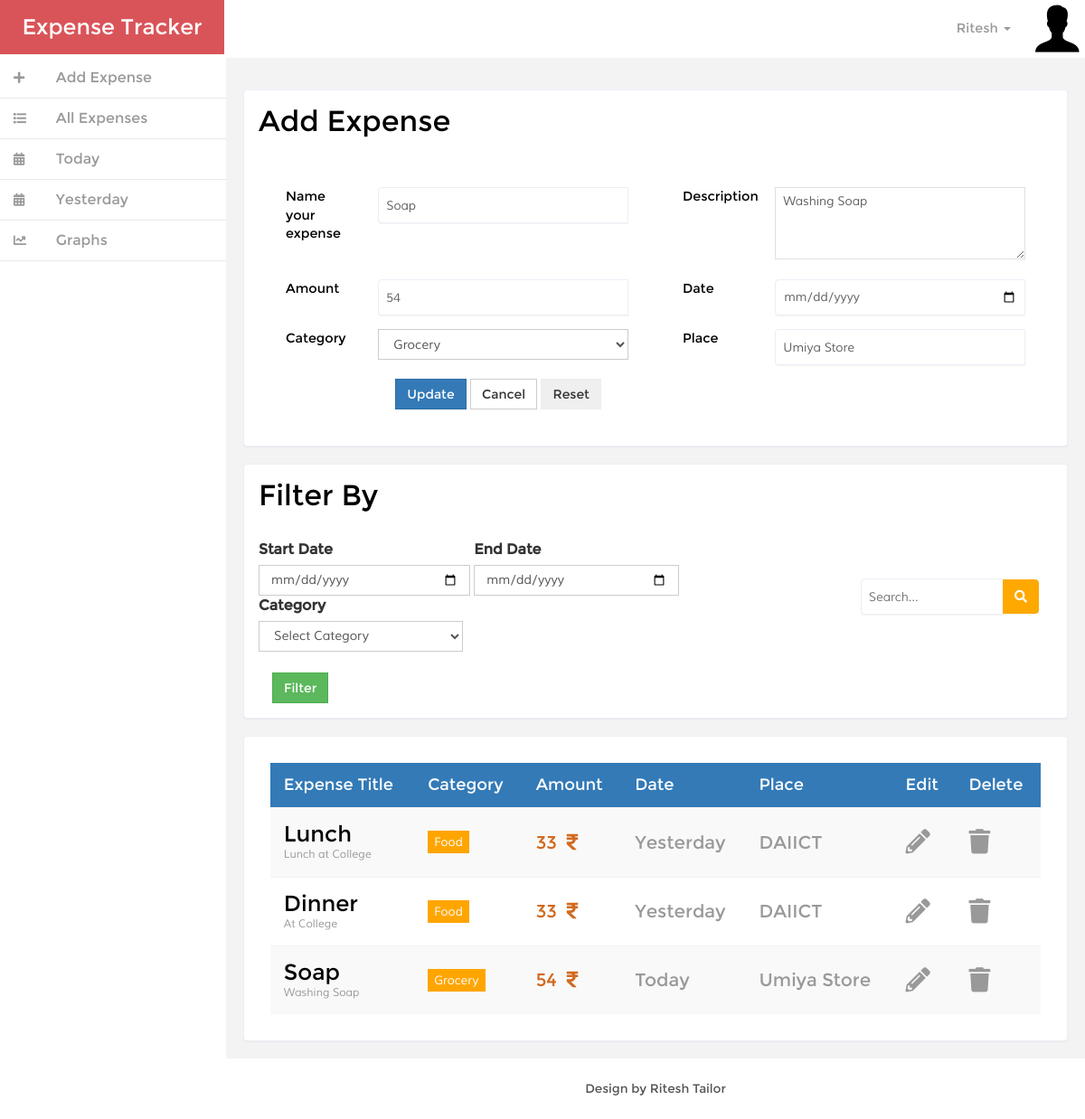
Screenshot of /ExpenseTracker/index.php?EditID=7 (signed in) with the database file from the repository.
### tables this page shows
CREATE TABLE `tblexpense` (
  `ExpenseID` int(11) NOT NULL,
  `Name` varchar(100) NOT NULL,
  `Description` text NOT NULL,
  `CategoryID` int(11) NOT NULL,
  `Amount` double NOT NULL,
  `Date` datetime NOT NULL,
  `Place` varchar(250) NOT NULL,
  `UserID` int(11) NOT NULL
);

CREATE TABLE `tblcategory` (
  `CategoryID` int(11) NOT NULL,
  `CategoryName` varchar(100) NOT NULL
);

### ExpenseTracker/index.php (the view, shortened to what the rows shown need)
<!DOCTYPE HTML>
<html>
<head>
    <link href="css/bootstrap.min.css" rel='stylesheet' type='text/css' />
    <link href="css/style.css" rel='stylesheet' type='text/css' />
    <link href="https://use.fontawesome.com/releases/v5.0.6/css/all.css" rel="stylesheet">
    <link href="css/custom.css" rel="stylesheet">
</head>
<body>
    <?php
        include_once("Connection.php");
        if(isset($_REQUEST["EditID"])){
            $ID=$_REQUEST["EditID"];
            $qry="select * from tblExpense where ExpenseID=".$ID;
            $rs=mysqli_query($con,$qry);
            $res=mysqli_fetch_assoc($rs);
        }
    ?>
    <div id="wrapper">
        <nav class="navbar-default navbar-static-top" role="navigation">
            <div class="navbar-header">
                <h1>
                    <a class="navbar-brand" style="height: auto; font-size: 18pt;" href="index.php">Expense Tracker</a>
                </h1>
            </div>
        </nav>
        <div id="page-wrapper" class="gray-bg dashbard-1">
            <div class="content-main" style="min-height: 750px;">
                <div class="grid-form1" style="margin: 2%;" id="FormAddExpense">
                    <form class=" row" method="post">
                        <div class="tab-content">
                            <div class="tab-pane active" id="horizontal-form">
                                <div class="form-group col-lg-6 col-md-6 col-sm-12 col-xs-12">
                                    <div class="col-sm-9">
                                        <input type="text" class="form-control2" id="txtName" name="txtName" placeholder="Name your expense" required value='<?php if(isset($_REQUEST["EditID"])) echo $res["Name"]; ?>' >
                                    </div>
                                </div>
                                <div class="form-group col-lg-6 col-md-6 col-sm-12 col-xs-12">
                                    <div class="col-sm-9">
                                        <textarea name="txtDesc" id="txtDesc" cols="50" rows="5" style="height: 80px;" class="form-control1" required><?php if(isset($_REQUEST["EditID"])) echo $res["Description"]; ?></textarea>
                                    </div>
                                </div>
                                <div class="form-group col-lg-6 col-md-6 col-sm-12 col-xs-12">
                                    <div class="col-sm-9">
                                        <input type="text" class="form-control2" id="txtAmount" name="txtAmount" placeholder="Expense amount" required value='<?php if(isset($_REQUEST["EditID"])) echo $res["Amount"]; ?>'>
                                    </div>
                                </div>
                                <div class="form-group col-lg-6 col-md-6 col-sm-12 col-xs-12">
                                    <div class="col-sm-9">
                                        <input type="date" class="form-control2" id="txtDate" name="txtDate" required value='<?php if(isset($_REQUEST["EditID"])) echo $res["Date"]; ?>'>
                                    </div>
                                </div>
                                <div class="form-group col-lg-6 col-md-6 col-sm-12 col-xs-12">
                                    <div class="col-sm-9">
                                        <input type="text" class="form-control2" id="txtPlace" name="txtPlace" placeholder="Name the place where you spent this amount" required value='<?php if(isset($_REQUEST["EditID"])) echo $res["Place"]; ?>'>
                                    </div>
                                </div>
                            </div>
                        </div>
                    </form>
                </div>
                <div class="row">
                    <div class="col-sm-12 col-md-12 col-lg-12 col-xs-12">
                        <div class="tab-pane active text-style" id="tab1" style="padding :0% 2% 2% 2%;">
                            <div class="inbox-right">
                                <div class="mailbox-content">
                                    <table class="table table-striped table-hover table-responsive">
                                        <thead class="bg-primary">
                                            <tr>
                                                <td class="table-text">
                                                    <h4>Expense Title</h4>
                                                </td>
                                                <td>
                                                    <h4>Category</h4>
                                                </td>
                                                <td>
                                                    <h4>Amount</h4>
                                                </td>
                                                <td>
                                                    <h4>Date</h4>
                                                </td>
                                                <td>
                                                    <h4>Place</h4>
                                                </td>
                                                <td>
                                                    <h4>Edit</h4>
                                                </td>
                                                <td>
                                                    <h4>Delete</h4>
                                                </td>
                                            </tr>
                                        </thead>
                                        <tbody id="DataTableBody">
                                        <?php
                                            $qry="select e.*,c.* from tblexpense e,tblCategory c where UserID=".$_SESSION["UserID"]." and e.CategoryID=c.CategoryID order by e.Date asc";
                                            $rs=mysqli_query($con, $qry);
                                            while($doc=mysqli_fetch_assoc($rs)){
                                        ?>
                                        <tr class="table-row">
                                            <td class="table-text">
                                                <h5><?php echo $doc["Name"]; ?></h5>
                                                <p><?php echo $doc["Description"]; ?></p>
                                            </td>
                                            <td>
                                                <span class="fam"><?php echo $doc["CategoryName"]; ?></span>
                                            </td>
                                            <td>
                                                <p class="expAmount"><?php echo $doc["Amount"]; ?>&nbsp;
                                                    <i class="fa fa-rupee-sign" style="color: chocolate;"></i>
                                                </p>
                                            </td>
                                            <td class="march">
                                                <p class="dateStyle">
                                                    <?php
                                                        $today = date("Y-m-d");
                                                        $yesterday = date('Y-m-d', strtotime('-1 day', strtotime($today)));
                                                        $date=(new DateTime($doc["Date"]))->format('Y-m-d');
                                                        if($today==$date)
                                                            echo "Today";
                                                        else if($yesterday==$date)
                                                            echo "Yesterday";
                                                        else
                                                            echo $date;
                                                    ?>
                                                    </p>
                                            </td>
                                            <td>
                                                <p class="dateStyle"><?php echo $doc["Place"]; ?></p>
                                            </td>
                                            <td>
                                                <a href='index.php?EditID=<?php echo $doc["ExpenseID"]; ?>' class="editExpense">
                                                    <i class="fa fa-2x fa-pencil-alt icon-state-warning"></i>
                                                </a>
                                            </td>
                                            <td>
                                                <a href='index.php?DelID=<?php echo $doc["ExpenseID"]; ?>'>
                                                    <i class="fa fa-2x fa-trash icon-state-warning"></i>
                                                </a>
                                            </td>
                                        </tr>
                                        <?php
                                            }
                                        ?>
                                        </tbody>
                                    </table>
                                </div>
                            </div>
                        </div>
                    </div>
                </div>
            </div>
        </div>
        </div>
</body>
</html>

### rows the page displays
tblexpense: txtName "Soap", txtDesc "Washing Soap", txtAmount "54", txtPlace "Umiya Store", Name "Soap", Description "Washing Soap", CategoryID.CategoryName "Grocery", Amount "54", shows "Today", Place "Umiya Store"
tblexpense: Name "Lunch", Description "Lunch at College", CategoryID.CategoryName "Food", Amount "33", shows "Yesterday", Place "DAIICT"
tblexpense: Name "Dinner", Description "At College", CategoryID.CategoryName "Food", Amount "33", shows "Yesterday", Place "DAIICT"

### other values shown
$_SESSION["Name"] "Ritesh"
form field optCategory "Grocery"
